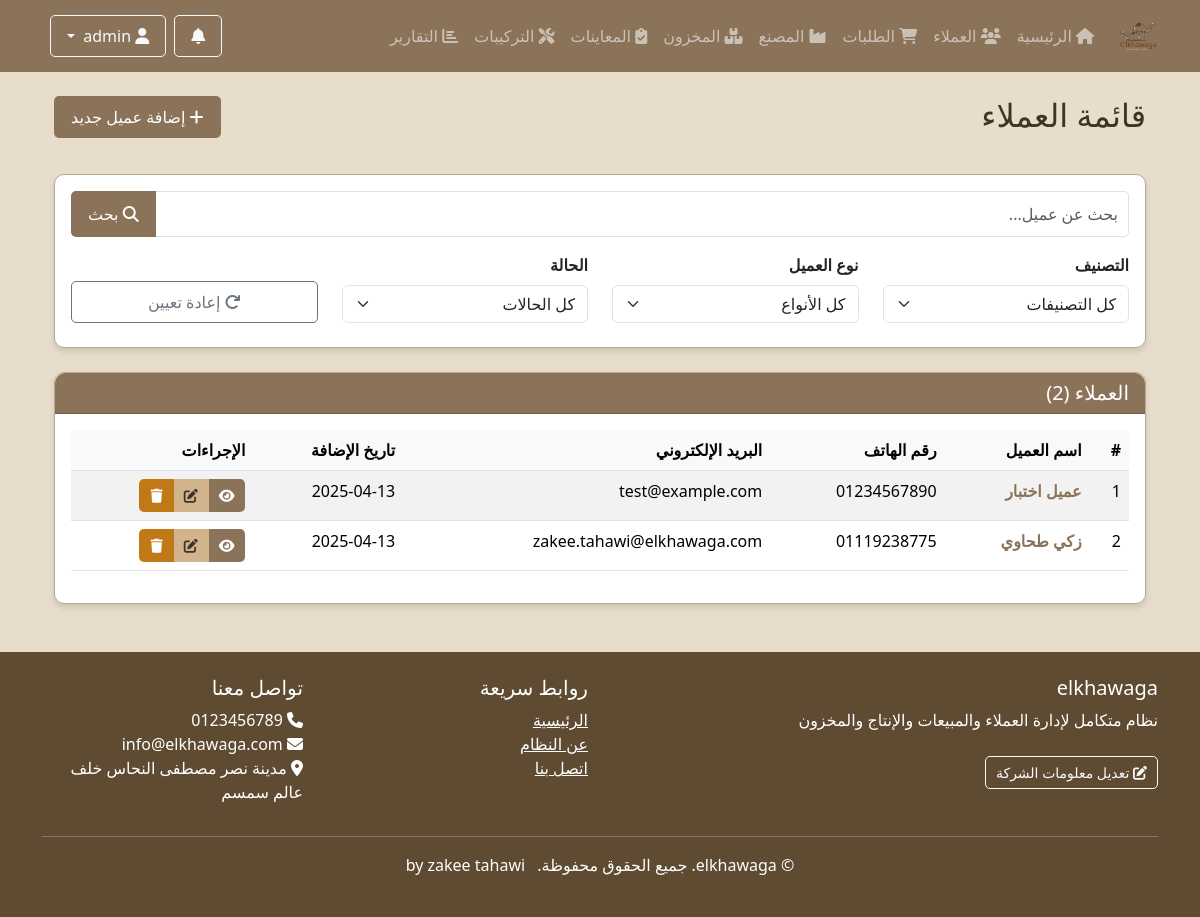
The page /customers/ (signed in) on the database its author committed.
### accounts/models.py (models this page shows, shortened)
class Department(models.Model):
    name = models.CharField(_('اسم القسم'), max_length=100)
    code = models.CharField(_('كود القسم'), max_length=20, unique=True)
    description = models.TextField(_('الوصف'), blank=True)
    icon = models.CharField(_('أيقونة'), max_length=50, default='fas fa-building')
    url_name = models.CharField(_('اسم URL'), max_length=100, help_text=_('اسم URL للقسم في نظام التوجيه'))
    is_active = models.BooleanField(_('نشط'), default=True)
    order = models.PositiveIntegerField(_('الترتيب'), default=0)
    class Meta:
        verbose_name = _('قسم')
        verbose_name_plural = _('الأقسام')
        ordering = ['order', 'name']

class CompanyInfo(models.Model):
    name = models.CharField(_('اسم الشركة'), max_length=255)
    logo = models.ImageField(_('شعار الشركة'), upload_to='company/', null=True, blank=True)
    description = models.TextField(_('وصف الشركة'), blank=True, default="نظام متكامل لإدارة العملاء والمبيعات والإنتاج والمخزون")
    address = models.TextField(_('العنوان'))
    phone = models.CharField(_('رقم الهاتف'), max_length=20)
    email = models.EmailField(_('البريد الإلكتروني'))
    website = models.URLField(_('الموقع الإلكتروني'), blank=True)
    tax_number = models.CharField(_('الرقم الضريبي'), max_length=50, blank=True)
    commercial_register = models.CharField(_('السجل التجاري'), max_length=50, blank=True)
    facebook = models.URLField(_('فيسبوك'), blank=True)
    twitter = models.URLField(_('تويتر'), blank=True)
    instagram = models.URLField(_('انستغرام'), blank=True)
    linkedin = models.URLField(_('لينكد إن'), blank=True)
    about = models.TextField(_('نبذة عن الشركة'), blank=True)
    vision = models.TextField(_('رؤية الشركة'), blank=True)
    mission = models.TextField(_('رسالة الشركة'), blank=True)
    primary_color = models.CharField(_('اللون الرئيسي'), max_length=7, default='#007bff')
    secondary_color = models.CharField(_('اللون الثانوي'), max_length=7, default='#6c757d')
    accent_color = models.CharField(_('لون التمييز'), max_length=7, default='#28a745')
    class Meta:
        verbose_name = _('معلومات الشركة')
        verbose_name_plural = _('معلومات الشركة')

### customers/models.py (models this page shows, shortened)
class Customer(models.Model):
    STATUS_CHOICES = [
        ('active', _('نشط')),
        ('inactive', _('غير نشط')),
        ('blocked', _('محظور')),
    ]
    CUSTOMER_TYPE_CHOICES = [
        ('retail', _('أفراد')),
        ('wholesale', _('جملة')),
        ('corporate', _('شركات')),
    ]
    code = models.CharField(_('كود العميل'), max_length=10, unique=True, blank=True)
    image = models.ImageField(
        _('صورة العميل'),
        upload_to='customers/images/%Y/%m/',
        blank=True,
        null=True
    )
    category = models.ForeignKey(
        CustomerCategory,
        on_delete=models.SET_NULL,
        null=True,
        blank=True,
        related_name='customers',
        verbose_name=_('تصنيف العميل')
    )
    customer_type = models.CharField(
        _('نوع العميل'),
        max_length=10,
        choices=CUSTOMER_TYPE_CHOICES,
        default='retail'
    )
    name = models.CharField(_('اسم العميل'), max_length=200)
    branch = models.ForeignKey(
        Branch,
        on_delete=models.PROTECT,
        related_name='customers',
        verbose_name=_('الفرع')
    )
    phone = models.CharField(_('رقم الهاتف'), max_length=20)
    email = models.EmailField(_('البريد الإلكتروني'), blank=True)
    address = models.TextField(_('العنوان'))
    status = models.CharField(
        _('الحالة'),
        max_length=10,
        choices=STATUS_CHOICES,
        default='active'
    )
    notes = models.TextField(_('ملاحظات'), blank=True)
    created_by = models.ForeignKey(
        User,
        on_delete=models.SET_NULL,
        null=True,
        related_name='customers_created',
        verbose_name=_('تم الإنشاء بواسطة')
    )
    created_at = models.DateTimeField(_('تاريخ الإنشاء'), auto_now_add=True)
    updated_at = models.DateTimeField(_('تاريخ التحديث'), auto_now=True)
    class Meta:
        verbose_name = _('عميل')
        verbose_name_plural = _('سجل العملاء')
        ordering = ['-created_at']

### customers/views.py (the view, shortened to what this page needs)
# urls.py: path('', views.customer_list, name='customer_list'),
@login_required
def customer_list(request):
    form = CustomerSearchForm(request.GET)
    customers = Customer.objects.all()
    if form.is_valid():
        search = form.cleaned_data.get('search')
        category = form.cleaned_data.get('category')
        customer_type = form.cleaned_data.get('customer_type')
        status = form.cleaned_data.get('status')
        if category:
            customers = customers.filter(category=category)
        if customer_type:
            customers = customers.filter(customer_type=customer_type)
        if status:
            customers = customers.filter(status=status)
    customers = customers.order_by('-created_at')
    paginator = Paginator(customers, 10)  # Show 10 customers per page
    page_number = request.GET.get('page')
    page_obj = paginator.get_page(page_number)
    search_value = request.GET.get('search', '')
    category_value = request.GET.get('category', '')
    customer_type_value = request.GET.get('customer_type', '')
    status_value = request.GET.get('status', '')
    context = {
        'page_obj': page_obj,
        'form': form,
        'total_customers': customers.count(),
        'search_query': search_value,
        'category_value': category_value,
        'customer_type_value': customer_type_value,
        'status_value': status_value,
    }
    return render(request, 'customers/customer_list.html', context)

### templates/customers/customer_list.html (shortened to what this page needs)
{% extends 'base.html' %}
{% block content %}
<div class="container">
    <div class="row mb-4">
        <div class="col-md-8">
            <h2 class="mb-3">قائمة العملاء</h2>
        </div>
        <div class="col-md-4 text-end">
            <a href="{% url 'customers:customer_create' %}" class="btn" style="background-color: var(--primary); color: white;">
                <i class="fas fa-plus"></i> إضافة عميل جديد
            </a>
        </div>
    </div>
    <div class="card mb-4" style="border-color: var(--neutral);">
        <div class="card-body">
            <form method="get" action="{% url 'customers:customer_list' %}">
                <div class="row mb-3">
                    <div class="col-md-12">
                        <div class="input-group">
                            {{ form.search }}
                            <button type="submit" class="btn" style="background-color: var(--primary); color: white;">
                                <i class="fas fa-search"></i> بحث
                            </button>
                        </div>
                    </div>
                </div>
                <div class="row">
                    <div class="col-md-3 mb-2">
                        <label for="{{ form.category.id_for_label }}" class="form-label">التصنيف</label>
                        {{ form.category }}
                    </div>
                    <div class="col-md-3 mb-2">
                        <label for="{{ form.customer_type.id_for_label }}" class="form-label">نوع العميل</label>
                        {{ form.customer_type }}
                    </div>
                    <div class="col-md-3 mb-2">
                        <label for="{{ form.status.id_for_label }}" class="form-label">الحالة</label>
                        {{ form.status }}
                    </div>
                    <div class="col-md-3 mb-2 d-flex align-items-end">
                        <a href="{% url 'customers:customer_list' %}" class="btn btn-outline-secondary w-100">
                            <i class="fas fa-redo"></i> إعادة تعيين
                        </a>
                    </div>
                </div>
            </form>
        </div>
    </div>
    <div class="card" style="border-color: var(--neutral);">
        <div class="card-header" style="background-color: var(--primary); color: white;">
            <div class="row">
                <div class="col-md-6">
                    <h5 class="mb-0">العملاء ({{ total_customers }})</h5>
                </div>
            </div>
        </div>
        <div class="card-body">
            {% if page_obj %}
            <div class="table-responsive">
                <table class="table table-striped table-hover">
                    <thead>
                        <tr>
                            <th>#</th>
                            <th>اسم العميل</th>
                            <th>رقم الهاتف</th>
                            <th>البريد الإلكتروني</th>
                            <th>تاريخ الإضافة</th>
                            <th>الإجراءات</th>
                        </tr>
                    </thead>
                    <tbody>
                        {% for customer in page_obj %}
                        <tr>
                            <td>{{ forloop.counter }}</td>
                            <td>
                                <a href="{% url 'customers:customer_detail' customer.pk %}" style="color: var(--primary); text-decoration: none; font-weight: bold;">
                                    {{ customer.name }}
                                </a>
                            </td>
                            <td>{{ customer.phone }}</td>
                            <td>{{ customer.email|default:"-" }}</td>
                            <td>{{ customer.created_at|date:"Y-m-d" }}</td>
                            <td>
                                <div class="btn-group">
                                    <a href="{% url 'customers:customer_detail' customer.pk %}" class="btn btn-sm" style="background-color: var(--primary); color: white;" title="عرض التفاصيل">
                                        <i class="fas fa-eye"></i>
                                    </a>
                                    <a href="{% url 'customers:customer_update' customer.pk %}" class="btn btn-sm" style="background-color: var(--light-accent); color: var(--dark-text);" title="تعديل">
                                        <i class="fas fa-edit"></i>
                                    </a>
                                    <a href="{% url 'customers:customer_delete' customer.pk %}" class="btn btn-sm" style="background-color: var(--alert); color: white;" title="حذف">
                                        <i class="fas fa-trash"></i>
                                    </a>
                                </div>
                            </td>
                        </tr>
                        {% endfor %}
                    </tbody>
                </table>
            </div>
            {% endif %}
        </div>
    </div>
</div>
{% endblock %}

### templates/base.html (shortened to what this page needs)
<!DOCTYPE html>
{% load static %}
<html lang="ar" dir="rtl">
<head>
    <link rel="stylesheet" href="https://cdn.jsdelivr.net/npm/bootstrap@5.3.2/dist/css/bootstrap.rtl.min.css">
    <link rel="stylesheet" href="https://cdnjs.cloudflare.com/ajax/libs/font-awesome/6.5.1/css/all.min.css">
    <link rel="stylesheet" href="{% static 'css/style.css' %}">
</head>
<body>
    <nav class="navbar navbar-expand-lg navbar-dark bg-primary">
        <div class="container">
            <a class="navbar-brand" href="{% url 'home' %}">
                <div class="d-flex align-items-center">
                    <img src="{% static 'img/logo.png' %}" alt="شعار النظام" class="logo-img" style="width: 40px; height: 40px;">
                </div>
            </a>
            <div class="collapse navbar-collapse" id="navbarNav">
                <ul class="navbar-nav me-auto mb-2 mb-lg-0">
                    <li class="nav-item">
                        <a class="nav-link" href="{% url 'home' %}"><i class="fas fa-home"></i> الرئيسية</a>
                    </li>
                    {% if user.is_superuser %}
                        {% for dept in all_departments %}
                            {% if dept.code == 'factory' %}
                                <li class="nav-item">
                                    <a class="nav-link" href="{% url dept.url_name %}">
                                        <i class="{{ dept.icon }}"></i> {{ dept.name }}
                                    </a>
                                </li>
                            {% else %}
                                <li class="nav-item">
                                    <a class="nav-link" href="{% url dept.url_name %}">
                                        <i class="{{ dept.icon }}"></i> {{ dept.name }}
                                    </a>
                                </li>
                            {% endif %}
                        {% endfor %}
                    {% endif %}
                </ul>
                <div class="d-flex align-items-center">
                    {% if user.is_authenticated %}
                    <div class="dropdown me-2">
                        <button class="btn btn-outline-light position-relative" type="button" id="notificationsDropdown" data-bs-toggle="dropdown">
                            <i class="fas fa-bell"></i>
                        </button>
                    </div>
                    <div class="dropdown me-2">
                        <button class="btn btn-outline-light dropdown-toggle" type="button" id="userDropdown" data-bs-toggle="dropdown">
                            <i class="fas fa-user"></i> {{ user.get_full_name|default:user.username }}
                        </button>
                    </div>
                    {% else %}
                    <a href="{% url 'accounts:login' %}" class="btn btn-outline-light"><i class="fas fa-sign-in-alt"></i> تسجيل الدخول</a>
                    {% endif %}
                </div>
            </div>
        </div>
    </nav>
    <main class="container mt-4">
        {% block content %}{% endblock %}
    </main>
    <footer class="text-white mt-5 py-4" style="background-color: var(--accent);">
        <div class="container">
            <div class="row">
                <div class="col-md-6">
                    <h5>{{ company_info.name|default:"نظام الخواجه لإدارة العملاء" }}</h5>
                    <p>{{ company_info.description|default:"نظام متكامل لإدارة العملاء والمبيعات والإنتاج والمخزون" }}</p>
                    {% if user.is_staff %}
                    <a href="{% url 'accounts:company_info' %}" class="btn btn-sm btn-outline-light mt-2">
                        <i class="fas fa-edit"></i> تعديل معلومات الشركة
                    </a>
                    {% endif %}
                </div>
                <div class="col-md-3">
                    <h5>روابط سريعة</h5>
                    <ul class="list-unstyled">
                        <li><a href="{% url 'home' %}" class="text-white">الرئيسية</a></li>
                        <li><a href="{% url 'about' %}" class="text-white">عن النظام</a></li>
                        <li><a href="{% url 'contact' %}" class="text-white">اتصل بنا</a></li>
                    </ul>
                </div>
                <div class="col-md-3">
                    <h5>تواصل معنا</h5>
                    <ul class="list-unstyled">
                        <li><i class="fas fa-phone"></i> {{ company_info.phone|default:"+20 123 456 7890" }}</li>
                        <li><i class="fas fa-envelope"></i> {{ company_info.email|default:"info@elkhawaga.com" }}</li>
                        {% if company_info.address %}
                        <li><i class="fas fa-map-marker-alt"></i> {{ company_info.address }}</li>
                        {% endif %}
                    </ul>
                </div>
            </div>
            <hr>
            <div class="text-center">
                <p>&copy; {{ current_year }} {{ company_info.name|default:"نظام الخواجه" }}. جميع الحقوق محفوظة. <span class="ms-2">by zakee tahawi</span></p>
            </div>
        </div>
    </footer>
</body>
</html>

### rows shown on the page
Department: name "العملاء"
Department: name "الطلبات"
Department: name "المصنع"
Department: name "المخزون"
Department: name "المعاينات"
Department: name "التركيبات"
Department: name "التقارير"
Customer: name "عميل اختبار", phone "01234567890", email "test@example.com", created_at "2025-04-13"
Customer: name "زكي طحاوي", phone "01119238775", email "zakee.tahawi@elkhawaga.com", created_at "2025-04-13"
CompanyInfo: name "elkhawaga", description "نظام متكامل لإدارة العملاء والمبيعات والإنتاج والمخزون", phone "0123456789", email "info@elkhawaga.com", address "مدينة نصر مصطفى النحاس خلف عالم سمسم"

### other values the page prints
{{ total_customers }} "2"
